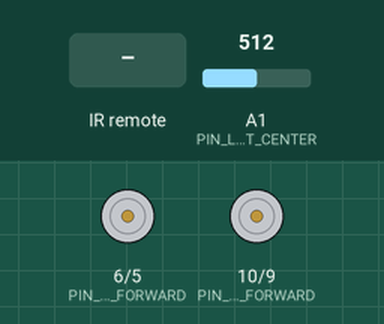
A sketch run on a simulated Arduino Uno, built with avr-gcc and run on an emulated ATmega328P. Shown: motor-driver pin pairs drawn as motors (green arrow = first pin HIGH = forward, orange = second pin HIGH = backward, longer = more drive). The test bench sets the inputs (shaded band); at power-on: A1 (PIN_LINE_DETECT_CENTER) = 512. What the sketch prints to the serial monitor is not drawn.

Above: at 1.2 s.
1.3 s: infrared code 0x16 received
At 2.3 s:
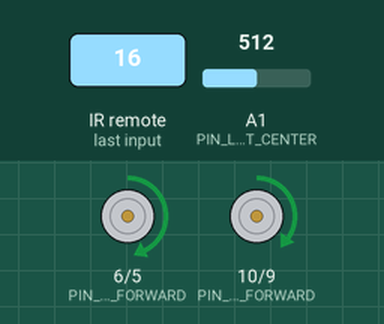
2.8 s: A1 (PIN_LINE_DETECT_CENTER) set to 88
At 3.4 s:
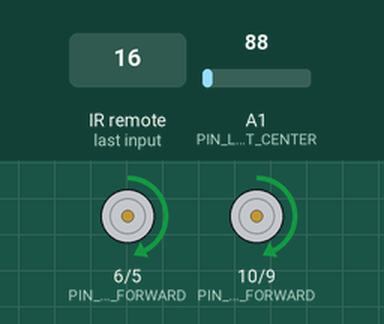
4.3 s: A1 (PIN_LINE_DETECT_CENTER) set to 73
At 5.5 s:
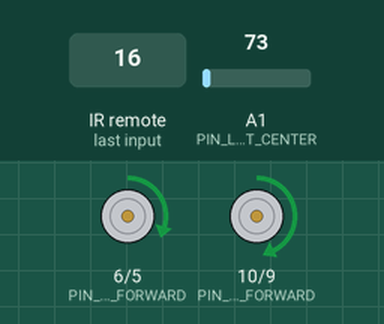
5.8 s: A1 (PIN_LINE_DETECT_CENTER) set to 122
At 6.9 s:
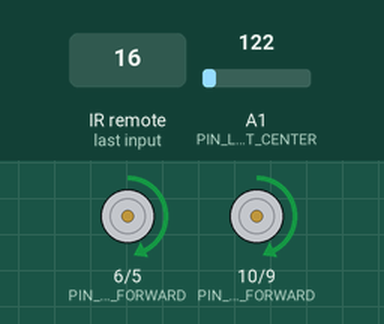
7.3 s: A1 (PIN_LINE_DETECT_CENTER) set to 0
At 8.0 s:
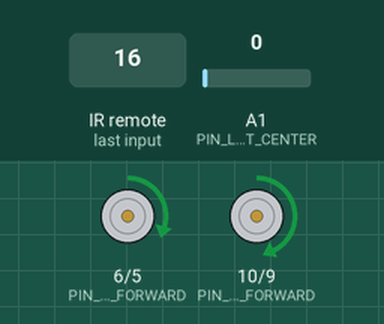
8.8 s: infrared code 0x0D received
At 9.2 s:
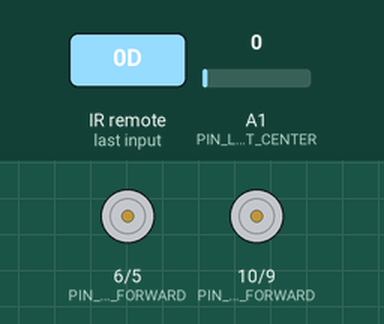
Timing chart, 0 to 11.3 s (numbered marks = the images above; inputs shaded):
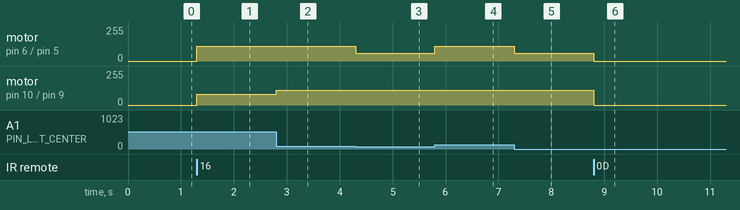

Measured:
- the behaviour switches between 81 and 80 on A1 (PIN_LINE_DETECT_CENTER) (found by bisection; images 2 and 3)
- after the input at 1.3 s, motor on pin 6 (PIN_MOTOR_RIGHT_FORWARD) / pin 5 (PIN_MOTOR_RIGHT_BACKWARD): stopped → forward 110/255 at once; motor on pin 10 (PIN_MOTOR_LEFT_FORWARD) / pin 9 (PIN_MOTOR_LEFT_BACKWARD): stopped → forward 80/255 at once
- after the input at 2.8 s, motor on pin 10 (PIN_MOTOR_LEFT_FORWARD) / pin 9 (PIN_MOTOR_LEFT_BACKWARD): forward 80/255 → forward 110/255 at once
- after the input at 4.3 s, motor on pin 6 (PIN_MOTOR_RIGHT_FORWARD) / pin 5 (PIN_MOTOR_RIGHT_BACKWARD): forward 110/255 → forward 60/255 at once
- after the input at 5.8 s, motor on pin 6 (PIN_MOTOR_RIGHT_FORWARD) / pin 5 (PIN_MOTOR_RIGHT_BACKWARD): forward 60/255 → forward 110/255 at once
- after the input at 7.3 s, motor on pin 6 (PIN_MOTOR_RIGHT_FORWARD) / pin 5 (PIN_MOTOR_RIGHT_BACKWARD): forward 110/255 → forward 60/255 at once
- after the input at 8.8 s, motor on pin 6 (PIN_MOTOR_RIGHT_FORWARD) / pin 5 (PIN_MOTOR_RIGHT_BACKWARD): forward 60/255 → stopped at once; motor on pin 10 (PIN_MOTOR_LEFT_FORWARD) / pin 9 (PIN_MOTOR_LEFT_BACKWARD): forward 110/255 → stopped at once

The sketch:

LineTracer.ino
```cpp
#include <IRremote.h>

#define PIN_IR_RECEIVE 2

#define PIN_MOTOR_LEFT_FORWARD 10      // 왼쪽모터 전진
#define PIN_MOTOR_LEFT_BACKWARD 9      // 왼쪽모터 후진
#define PIN_MOTOR_RIGHT_FORWARD 6      // 오른쪽모터 전진
#define PIN_MOTOR_RIGHT_BACKWARD 5     // 오른쪽모터 후진

#define PIN_LINE_DETECT_CENTER A1      // 라인센서
#define REF_VALUE_LINE_DETECT 330      // 검은색 기준값
#define REF_VALUE_BACKGROUND_DETECT 80 // 흰색 기준값

int motorSpeedLeft = 0;
int motorSpeedRight = 0;
int isStartLineTracing = 0;
int detectValueCenter = 0;

void setup()
{
  IrReceiver.begin(PIN_IR_RECEIVE, ENABLE_LED_FEEDBACK); // IR리모컨 통신 시작
  pinMode(PIN_MOTOR_LEFT_FORWARD, OUTPUT);
  pinMode(PIN_MOTOR_LEFT_BACKWARD, OUTPUT);
  pinMode(PIN_MOTOR_RIGHT_FORWARD, OUTPUT);
  pinMode(PIN_MOTOR_RIGHT_BACKWARD, OUTPUT);

  analogWrite(PIN_MOTOR_LEFT_FORWARD, 0);
  analogWrite(PIN_MOTOR_LEFT_BACKWARD, 0);
  analogWrite(PIN_MOTOR_RIGHT_FORWARD, 0);
  analogWrite(PIN_MOTOR_RIGHT_BACKWARD, 0);

  Serial.begin(115200);
}

void processMotor()
{
  if (motorSpeedLeft >= 0)
  {
    analogWrite(PIN_MOTOR_LEFT_FORWARD, motorSpeedLeft);
    analogWrite(PIN_MOTOR_LEFT_BACKWARD, 0);
  }
  else
  {
    analogWrite(PIN_MOTOR_LEFT_FORWARD, 0);
    analogWrite(PIN_MOTOR_LEFT_BACKWARD, -motorSpeedLeft);
  }

  if (motorSpeedRight >= 0)
  {
    analogWrite(PIN_MOTOR_RIGHT_FORWARD, motorSpeedRight);
    analogWrite(PIN_MOTOR_RIGHT_BACKWARD, 0);
  }
  else
  {
    analogWrite(PIN_MOTOR_RIGHT_FORWARD, 0);
    analogWrite(PIN_MOTOR_RIGHT_BACKWARD, -motorSpeedRight);
  }
}

void loop()
{
  if (IrReceiver.decode())
  {
    if (IrReceiver.decodedIRData.protocol == NEC)
    {
      if (IrReceiver.decodedIRData.command == 0x16)
      {
        isStartLineTracing = 1; // * 버튼: 시작
      }
      else if (IrReceiver.decodedIRData.command == 0x0D)
      {
        isStartLineTracing = 0; // # 버튼: 정지
      }
    }
    IrReceiver.resume();
  }

  if (isStartLineTracing == 0)
  {
    motorSpeedLeft = 0;
    motorSpeedRight = 0;
    processMotor();
    return;
  }

  detectValueCenter = analogRead(PIN_LINE_DETECT_CENTER);
  Serial.println(detectValueCenter);

  if (detectValueCenter >= REF_VALUE_LINE_DETECT)
  {
    // 검은색 감지 → 좌회전
    motorSpeedLeft = 80;
    motorSpeedRight = 110;
  }
  else if (detectValueCenter <= REF_VALUE_BACKGROUND_DETECT)
  {
    // 흰색 감지 → 우회전
    motorSpeedLeft = 110;
    motorSpeedRight = 60;
  }
  else
  {
    // 중간 경계 → 직진
    motorSpeedLeft = 110;
    motorSpeedRight = 110;
  }

  processMotor();
}
```
